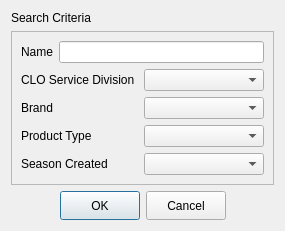
<?xml version="1.0" encoding="UTF-8"?>
<ui version="4.0">
 <class>DialogSearch</class>
 <widget class="QDialog" name="DialogSearch">
  <property name="geometry">
   <rect>
    <x>0</x>
    <y>0</y>
    <width>285</width>
    <height>227</height>
   </rect>
  </property>
  <property name="sizePolicy">
   <sizepolicy hsizetype="MinimumExpanding" vsizetype="MinimumExpanding">
    <horstretch>0</horstretch>
    <verstretch>0</verstretch>
   </sizepolicy>
  </property>
  <property name="windowTitle">
   <string>Search Criteria</string>
  </property>
  <layout class="QGridLayout" name="gridLayout">
   <item row="1" column="0">
    <widget class="QFrame" name="frame">
     <property name="sizePolicy">
      <sizepolicy hsizetype="Minimum" vsizetype="Minimum">
       <horstretch>0</horstretch>
       <verstretch>0</verstretch>
      </sizepolicy>
     </property>
     <property name="frameShape">
      <enum>QFrame::StyledPanel</enum>
     </property>
     <property name="frameShadow">
      <enum>QFrame::Raised</enum>
     </property>
     <layout class="QVBoxLayout" name="verticalLayout">
      <item>
       <layout class="QHBoxLayout" name="horizontalLayout_2">
        <item>
         <widget class="QLabel" name="lblItemName">
          <property name="text">
           <string>Name</string>
          </property>
         </widget>
        </item>
        <item>
         <widget class="QLineEdit" name="lineEdit_ItemName"/>
        </item>
       </layout>
      </item>
      <item>
       <layout class="QHBoxLayout" name="horizontalLayout_3">
        <item>
         <widget class="QLabel" name="lblServiceDivision">
          <property name="text">
           <string>CLO Service Division</string>
          </property>
         </widget>
        </item>
        <item>
         <widget class="QComboBox" name="cbServiceDivision">
          <property name="sizePolicy">
           <sizepolicy hsizetype="Fixed" vsizetype="Fixed">
            <horstretch>0</horstretch>
            <verstretch>0</verstretch>
           </sizepolicy>
          </property>
          <property name="minimumSize">
           <size>
            <width>120</width>
            <height>0</height>
           </size>
          </property>
          <property name="maximumSize">
           <size>
            <width>120</width>
            <height>16777215</height>
           </size>
          </property>
         </widget>
        </item>
       </layout>
      </item>
      <item>
       <layout class="QHBoxLayout" name="horizontalLayout_4">
        <item>
         <widget class="QLabel" name="lblBrand">
          <property name="text">
           <string>Brand</string>
          </property>
         </widget>
        </item>
        <item>
         <widget class="QComboBox" name="cbBrand">
          <property name="sizePolicy">
           <sizepolicy hsizetype="Fixed" vsizetype="Fixed">
            <horstretch>0</horstretch>
            <verstretch>0</verstretch>
           </sizepolicy>
          </property>
          <property name="minimumSize">
           <size>
            <width>120</width>
            <height>0</height>
           </size>
          </property>
          <property name="maximumSize">
           <size>
            <width>120</width>
            <height>16777215</height>
           </size>
          </property>
         </widget>
        </item>
       </layout>
      </item>
      <item>
       <layout class="QHBoxLayout" name="horizontalLayout_5">
        <item>
         <widget class="QLabel" name="lblProductType">
          <property name="text">
           <string>Product Type</string>
          </property>
         </widget>
        </item>
        <item>
         <widget class="QComboBox" name="cbProductType">
          <property name="sizePolicy">
           <sizepolicy hsizetype="Fixed" vsizetype="Fixed">
            <horstretch>0</horstretch>
            <verstretch>0</verstretch>
           </sizepolicy>
          </property>
          <property name="minimumSize">
           <size>
            <width>120</width>
            <height>0</height>
           </size>
          </property>
          <property name="maximumSize">
           <size>
            <width>120</width>
            <height>16777215</height>
           </size>
          </property>
         </widget>
        </item>
       </layout>
      </item>
      <item>
       <layout class="QHBoxLayout" name="horizontalLayout_6">
        <item>
         <widget class="QLabel" name="lblSeasonCreated">
          <property name="text">
           <string>Season Created</string>
          </property>
         </widget>
        </item>
        <item>
         <widget class="QComboBox" name="cbSeasonCreated">
          <property name="sizePolicy">
           <sizepolicy hsizetype="Fixed" vsizetype="Fixed">
            <horstretch>0</horstretch>
            <verstretch>0</verstretch>
           </sizepolicy>
          </property>
          <property name="minimumSize">
           <size>
            <width>120</width>
            <height>0</height>
           </size>
          </property>
          <property name="maximumSize">
           <size>
            <width>120</width>
            <height>16777215</height>
           </size>
          </property>
         </widget>
        </item>
       </layout>
      </item>
     </layout>
    </widget>
   </item>
   <item row="2" column="0">
    <layout class="QHBoxLayout" name="horizontalLayout">
     <item>
      <spacer name="horizontalSpacerForButton">
       <property name="orientation">
        <enum>Qt::Horizontal</enum>
       </property>
       <property name="sizeHint" stdset="0">
        <size>
         <width>40</width>
         <height>20</height>
        </size>
       </property>
      </spacer>
     </item>
     <item>
      <widget class="QPushButton" name="okButton">
       <property name="minimumSize">
        <size>
         <width>73</width>
         <height>29</height>
        </size>
       </property>
       <property name="maximumSize">
        <size>
         <width>16777215</width>
         <height>29</height>
        </size>
       </property>
       <property name="text">
        <string>OK</string>
       </property>
      </widget>
     </item>
     <item>
      <widget class="QPushButton" name="cancelButton">
       <property name="minimumSize">
        <size>
         <width>73</width>
         <height>29</height>
        </size>
       </property>
       <property name="maximumSize">
        <size>
         <width>16777215</width>
         <height>29</height>
        </size>
       </property>
       <property name="text">
        <string>Cancel</string>
       </property>
      </widget>
     </item>
     <item>
      <spacer name="horizontalSpacer">
       <property name="orientation">
        <enum>Qt::Horizontal</enum>
       </property>
       <property name="sizeHint" stdset="0">
        <size>
         <width>40</width>
         <height>20</height>
        </size>
       </property>
      </spacer>
     </item>
    </layout>
   </item>
   <item row="0" column="0">
    <widget class="QLabel" name="lblTitle">
     <property name="text">
      <string>Search Criteria</string>
     </property>
    </widget>
   </item>
  </layout>
 </widget>
 <resources/>
 <connections/>
</ui>
